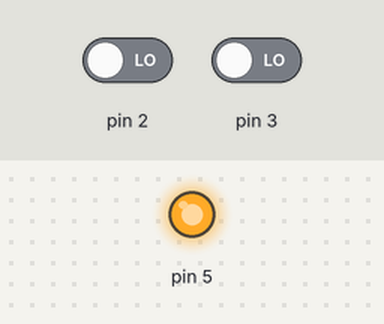
A sketch run on a simulated Arduino Uno, built with avr-gcc and run on an emulated ATmega328P. Shown: output pins drawn as LEDs (lit = HIGH). Inputs (shaded band) come from the test bench; at power-on: pin 2 LOW, pin 3 LOW. What the sketch prints to the serial monitor is not drawn.

Above: at 0.1 s.
At 1.6 s:
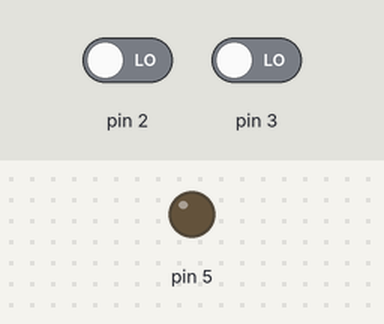
Timing chart, 0 to 3.1 s (numbered marks = the images above):
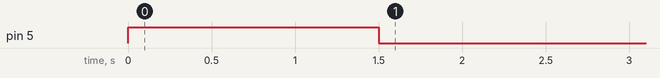

Measured:
- by itself, pin 5: HIGH → LOW at 1.5 s

The sketch:

code.ino
```cpp
bool first = true;
bool previousLed;
bool previousPio2;
bool released = false;

void setup() {
  Serial.begin(9600);
  pinMode(2, INPUT);
  pinMode(3, INPUT);
  pinMode(5, OUTPUT);
  digitalWrite(5, HIGH);
}

void loop() {
  if (!released && millis() >= 1500) {
    digitalWrite(5, LOW);
    released = true;
  }
  const bool led = digitalRead(2);
  const bool pio2 = digitalRead(3);
  if (first || led != previousLed) { Serial.print("PIO1: "); Serial.println(led ? 1 : 0); previousLed = led; }
  if (first || pio2 != previousPio2) { Serial.print("PIO2: "); Serial.println(pio2 ? 1 : 0); previousPio2 = pio2; }
  first = false;
}
```
